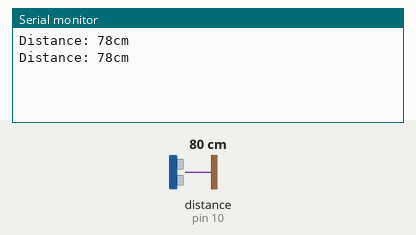
This sketch was run on a simulated Arduino Uno, built with avr-gcc and run on an emulated ATmega328P. Shown: the last lines printed to the serial monitor. Wiring (inferred from the names in the program): ultrasonic range finder: trigger pin 9; echo pin 10. The test bench sets the inputs (shaded band); at power-on: distance to the obstacle (sensor on pin 10) 80 cm. The echo pulse lasts 58.3 µs per cm.

Above: at 1.8 s.
1.9 s: distance to the obstacle (sensor on pin 10) set to 2 cm
At 2.4 s:
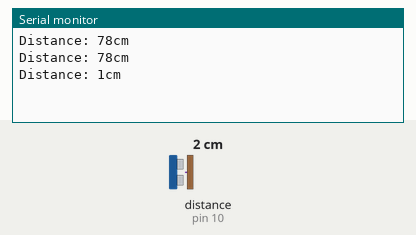
3.4 s: distance to the obstacle (sensor on pin 10) set to 4 cm
At 4.8 s:
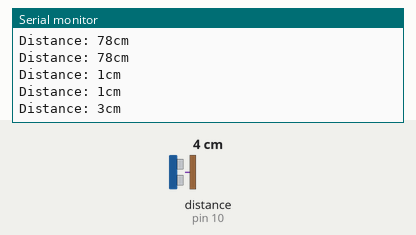
Timing chart, 0 to 6.4 s (numbered marks = the images above; inputs shaded):
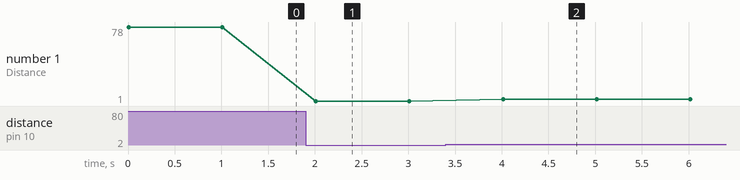

The sketch:

sketch_ultrasonic_sensor.ino
```cpp
int a=9; // trigPin
int b=10; // echoPin
long c; // duration
int d; // distance
void setup()
{
  pinMode(a,OUTPUT);
  pinMode(b, INPUT);
  Serial.begin(115200);
}
void loop()
{
  digitalWrite(a, LOW);
  delayMicroseconds(2);
  digitalWrite(a, HIGH);
  delayMicroseconds(10);
  digitalWrite(a,LOW);

  c=pulseIn(b, HIGH);
  d=c*.034/2;

  Serial.print("Distance: ");
  Serial.print(d);
  Serial.print("cm");
  Serial.println();
  delay(1000);

}
```

Measured:
- after the input at 1.9 s, the serial monitor: prints a new line after 0.11 s (image 1)
- after the input at 3.4 s, the serial monitor: prints a new line after 0.61 s (image 2)
- plotted number 1: 78 → 1 after the input at 1.9 s, 1 → 3 after the input at 3.4 s
